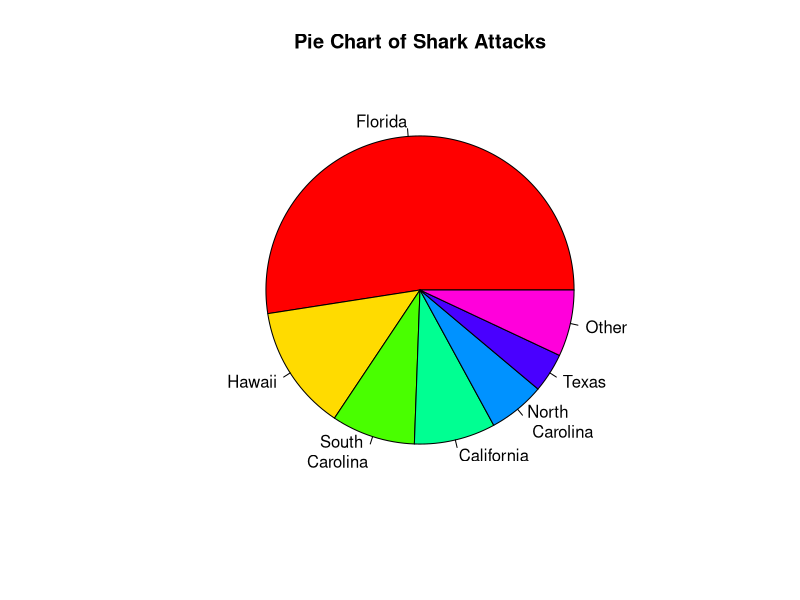
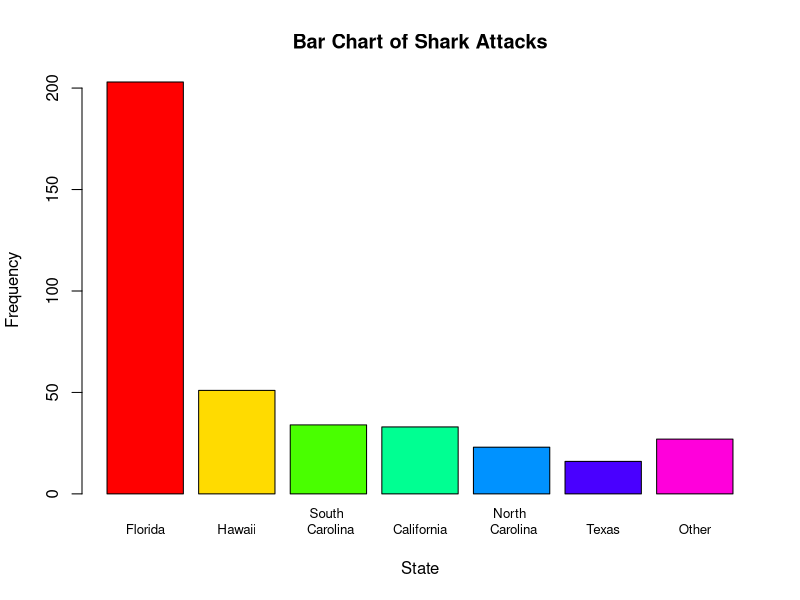
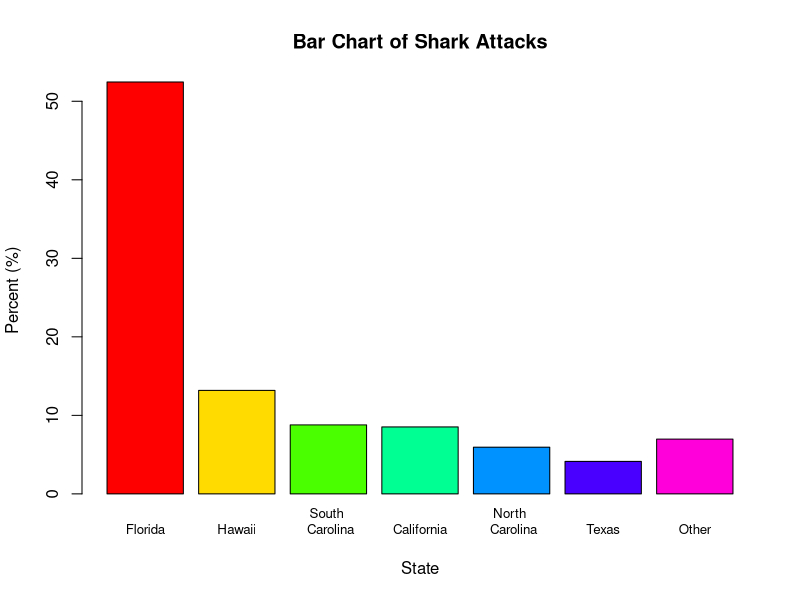

Here is the R script that generated these plots, in order:
#############################################################
## R code to reproduce statistical analysis in the textbook:
## Agresti, Franklin, Klingenberg
## Statistics: The Art & Science of Learning from Data
## 4th Edition, Pearson 2017
## Web: ArtofStat.com
## Copyright: Bernhard Klingenberg
############################################################

###################
###  Chapter 2  ###
###  Example 3  ###
###################

###############################
## Create Pie and Bar Charts ##
###############################

# Create dataset:
State <- c('Florida', 'Hawaii', 'South \n Carolina', 'California', 'North \n Carolina', 'Texas', 'Other')
Frequency <- c(203, 51, 34, 33, 23, 16, 27)
# Create basic piechart:
pie(Frequency, labels=State, col=rainbow(7), main='Pie Chart of Shark Attacks')

# Create basic bar graph showing counts:
barplot(Frequency, names.arg=State, cex.names=0.8, col=rainbow(7), xlab='State', ylab='Frequency', main='Bar Chart of Shark Attacks')

# Create basic bar graph showing percentages:
Percent <- 100*(Frequency/sum(Frequency))
barplot(Percent, names.arg=State, cex.names=0.8, col=rainbow(7), xlab='State', ylab='Percent (%)', main='Bar Chart of Shark Attacks')
